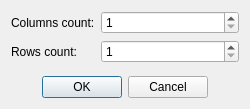
<?xml version="1.0" encoding="UTF-8"?>
<ui version="4.0">
 <class>NewTableDialog</class>
 <widget class="QDialog" name="NewTableDialog">
  <property name="geometry">
   <rect>
    <x>0</x>
    <y>0</y>
    <width>250</width>
    <height>109</height>
   </rect>
  </property>
  <property name="windowTitle">
   <string>New Table</string>
  </property>
  <layout class="QVBoxLayout" name="verticalLayout">
   <item>
    <layout class="QFormLayout" name="formLayout">
     <item row="0" column="0">
      <widget class="QLabel" name="label1">
       <property name="text">
        <string>Columns count:</string>
       </property>
      </widget>
     </item>
     <item row="0" column="1">
      <widget class="QSpinBox" name="spinBoxColumnCount">
       <property name="minimum">
        <number>1</number>
       </property>
       <property name="maximum">
        <number>999</number>
       </property>
      </widget>
     </item>
     <item row="1" column="0">
      <widget class="QLabel" name="label2">
       <property name="text">
        <string>Rows count:</string>
       </property>
      </widget>
     </item>
     <item row="1" column="1">
      <widget class="QSpinBox" name="spinBoxRowCount">
       <property name="minimum">
        <number>1</number>
       </property>
       <property name="maximum">
        <number>999</number>
       </property>
      </widget>
     </item>
    </layout>
   </item>
   <item>
    <widget class="QDialogButtonBox" name="buttonBox">
     <property name="focusPolicy">
      <enum>Qt::StrongFocus</enum>
     </property>
     <property name="standardButtons">
      <set>QDialogButtonBox::Cancel|QDialogButtonBox::Ok</set>
     </property>
     <property name="centerButtons">
      <bool>true</bool>
     </property>
    </widget>
   </item>
  </layout>
 </widget>
 <resources/>
 <connections/>
</ui>
